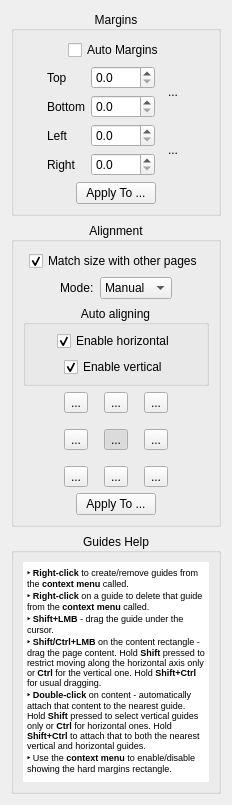
<?xml version="1.0" encoding="UTF-8"?>
<ui version="4.0">
 <class>page_layout::OptionsWidget</class>
 <widget class="QWidget" name="page_layout::OptionsWidget">
  <property name="geometry">
   <rect>
    <x>0</x>
    <y>0</y>
    <width>232</width>
    <height>804</height>
   </rect>
  </property>
  <property name="windowTitle">
   <string>Form</string>
  </property>
  <layout class="QVBoxLayout" name="verticalLayout_4">
   <item>
    <widget class="CollapsibleGroupBox" name="marginsGroup">
     <property name="title">
      <string>Margins</string>
     </property>
     <property name="alignment">
      <set>Qt::AlignCenter</set>
     </property>
     <layout class="QVBoxLayout" name="verticalLayout">
      <item>
       <layout class="QHBoxLayout" name="horizontalLayout">
        <item>
         <spacer name="horizontalSpacer_4">
          <property name="orientation">
           <enum>Qt::Horizontal</enum>
          </property>
          <property name="sizeHint" stdset="0">
           <size>
            <width>1</width>
            <height>1</height>
           </size>
          </property>
         </spacer>
        </item>
        <item>
         <widget class="QCheckBox" name="autoMargins">
          <property name="text">
           <string>Auto Margins</string>
          </property>
          <property name="checked">
           <bool>false</bool>
          </property>
         </widget>
        </item>
        <item>
         <spacer name="horizontalSpacer_2">
          <property name="orientation">
           <enum>Qt::Horizontal</enum>
          </property>
          <property name="sizeHint" stdset="0">
           <size>
            <width>1</width>
            <height>1</height>
           </size>
          </property>
         </spacer>
        </item>
       </layout>
      </item>
      <item>
       <layout class="QHBoxLayout" name="horizontalLayout_2">
        <item>
         <spacer name="horizontalSpacer_3">
          <property name="orientation">
           <enum>Qt::Horizontal</enum>
          </property>
          <property name="sizeHint" stdset="0">
           <size>
            <width>1</width>
            <height>1</height>
           </size>
          </property>
         </spacer>
        </item>
        <item>
         <layout class="QGridLayout" name="gridLayout">
          <item row="0" column="2" rowspan="2">
           <widget class="QToolButton" name="topBottomLink">
            <property name="minimumSize">
             <size>
              <width>24</width>
              <height>48</height>
             </size>
            </property>
            <property name="text">
             <string>...</string>
            </property>
            <property name="icon">
             <iconset resource="../../resources/resources.qrc">
              <normaloff>:/icons/stock-vchain-broken-24.png</normaloff>
              <normalon>:/icons/stock-vchain-24.png</normalon>:/icons/stock-vchain-broken-24.png</iconset>
            </property>
            <property name="iconSize">
             <size>
              <width>9</width>
              <height>24</height>
             </size>
            </property>
            <property name="autoRaise">
             <bool>true</bool>
            </property>
           </widget>
          </item>
          <item row="0" column="0">
           <widget class="QLabel" name="label">
            <property name="text">
             <string>Top</string>
            </property>
           </widget>
          </item>
          <item row="3" column="0">
           <widget class="QLabel" name="label_4">
            <property name="text">
             <string>Right</string>
            </property>
           </widget>
          </item>
          <item row="2" column="0">
           <widget class="QLabel" name="label_3">
            <property name="text">
             <string>Left</string>
            </property>
           </widget>
          </item>
          <item row="2" column="2" rowspan="2">
           <widget class="QToolButton" name="leftRightLink">
            <property name="minimumSize">
             <size>
              <width>24</width>
              <height>48</height>
             </size>
            </property>
            <property name="text">
             <string>...</string>
            </property>
            <property name="icon">
             <iconset resource="../../resources/resources.qrc">
              <normaloff>:/icons/stock-vchain-broken-24.png</normaloff>
              <normalon>:/icons/stock-vchain-24.png</normalon>:/icons/stock-vchain-broken-24.png</iconset>
            </property>
            <property name="iconSize">
             <size>
              <width>9</width>
              <height>24</height>
             </size>
            </property>
            <property name="checked">
             <bool>false</bool>
            </property>
            <property name="autoRaise">
             <bool>true</bool>
            </property>
           </widget>
          </item>
          <item row="3" column="1">
           <widget class="QDoubleSpinBox" name="rightMarginSpinBox">
            <property name="decimals">
             <number>1</number>
            </property>
            <property name="maximum">
             <double>9999.000000000000000</double>
            </property>
           </widget>
          </item>
          <item row="1" column="1">
           <widget class="QDoubleSpinBox" name="bottomMarginSpinBox">
            <property name="decimals">
             <number>1</number>
            </property>
            <property name="maximum">
             <double>9999.000000000000000</double>
            </property>
           </widget>
          </item>
          <item row="0" column="1">
           <widget class="QDoubleSpinBox" name="topMarginSpinBox">
            <property name="decimals">
             <number>1</number>
            </property>
            <property name="maximum">
             <double>9999.000000000000000</double>
            </property>
           </widget>
          </item>
          <item row="1" column="0">
           <widget class="QLabel" name="label_2">
            <property name="text">
             <string>Bottom</string>
            </property>
           </widget>
          </item>
          <item row="2" column="1">
           <widget class="QDoubleSpinBox" name="leftMarginSpinBox">
            <property name="decimals">
             <number>1</number>
            </property>
            <property name="maximum">
             <double>9999.000000000000000</double>
            </property>
           </widget>
          </item>
         </layout>
        </item>
        <item>
         <spacer name="horizontalSpacer">
          <property name="orientation">
           <enum>Qt::Horizontal</enum>
          </property>
          <property name="sizeHint" stdset="0">
           <size>
            <width>1</width>
            <height>1</height>
           </size>
          </property>
         </spacer>
        </item>
       </layout>
      </item>
      <item>
       <layout class="QHBoxLayout" name="horizontalLayout_5">
        <item>
         <spacer name="horizontalSpacer_9">
          <property name="orientation">
           <enum>Qt::Horizontal</enum>
          </property>
          <property name="sizeHint" stdset="0">
           <size>
            <width>1</width>
            <height>1</height>
           </size>
          </property>
         </spacer>
        </item>
        <item>
         <widget class="QPushButton" name="applyMarginsBtn">
          <property name="text">
           <string>Apply To ...</string>
          </property>
         </widget>
        </item>
        <item>
         <spacer name="horizontalSpacer_10">
          <property name="orientation">
           <enum>Qt::Horizontal</enum>
          </property>
          <property name="sizeHint" stdset="0">
           <size>
            <width>1</width>
            <height>1</height>
           </size>
          </property>
         </spacer>
        </item>
       </layout>
      </item>
     </layout>
    </widget>
   </item>
   <item>
    <widget class="CollapsibleGroupBox" name="alignmentGroup">
     <property name="title">
      <string>Alignment</string>
     </property>
     <property name="alignment">
      <set>Qt::AlignCenter</set>
     </property>
     <layout class="QVBoxLayout" name="verticalLayout_2">
      <property name="topMargin">
       <number>9</number>
      </property>
      <property name="rightMargin">
       <number>9</number>
      </property>
      <item>
       <layout class="QHBoxLayout" name="horizontalLayout_7">
        <item>
         <spacer name="horizontalSpacer_7">
          <property name="orientation">
           <enum>Qt::Horizontal</enum>
          </property>
          <property name="sizeHint" stdset="0">
           <size>
            <width>1</width>
            <height>1</height>
           </size>
          </property>
         </spacer>
        </item>
        <item>
         <widget class="QCheckBox" name="alignWithOthersCB">
          <property name="text">
           <string>Match size with other pages</string>
          </property>
          <property name="checked">
           <bool>true</bool>
          </property>
         </widget>
        </item>
        <item>
         <spacer name="horizontalSpacer_8">
          <property name="orientation">
           <enum>Qt::Horizontal</enum>
          </property>
          <property name="sizeHint" stdset="0">
           <size>
            <width>1</width>
            <height>1</height>
           </size>
          </property>
         </spacer>
        </item>
       </layout>
      </item>
      <item>
       <layout class="QHBoxLayout" name="horizontalLayout_3">
        <item>
         <spacer name="horizontalSpacer_14">
          <property name="orientation">
           <enum>Qt::Horizontal</enum>
          </property>
          <property name="sizeHint" stdset="0">
           <size>
            <width>1</width>
            <height>1</height>
           </size>
          </property>
         </spacer>
        </item>
        <item>
         <widget class="QLabel" name="alignmentModeLabel">
          <property name="text">
           <string>Mode:</string>
          </property>
         </widget>
        </item>
        <item>
         <widget class="QComboBox" name="alignmentMode">
          <property name="currentIndex">
           <number>1</number>
          </property>
          <item>
           <property name="text">
            <string comment="auto">Auto</string>
           </property>
          </item>
          <item>
           <property name="text">
            <string comment="manual">Manual</string>
           </property>
          </item>
          <item>
           <property name="text">
            <string comment="original">Original</string>
           </property>
          </item>
         </widget>
        </item>
        <item>
         <spacer name="horizontalSpacer_13">
          <property name="orientation">
           <enum>Qt::Horizontal</enum>
          </property>
          <property name="sizeHint" stdset="0">
           <size>
            <width>1</width>
            <height>1</height>
           </size>
          </property>
         </spacer>
        </item>
       </layout>
      </item>
      <item>
       <widget class="QGroupBox" name="autoAlignSettingsGroup">
        <property name="title">
         <string>Auto aligning</string>
        </property>
        <property name="alignment">
         <set>Qt::AlignCenter</set>
        </property>
        <layout class="QVBoxLayout" name="verticalLayout_3">
         <property name="leftMargin">
          <number>6</number>
         </property>
         <property name="topMargin">
          <number>6</number>
         </property>
         <property name="rightMargin">
          <number>6</number>
         </property>
         <property name="bottomMargin">
          <number>6</number>
         </property>
         <item>
          <layout class="QHBoxLayout" name="horizontalLayout_9">
           <item>
            <spacer name="horizontalSpacer_17">
             <property name="orientation">
              <enum>Qt::Horizontal</enum>
             </property>
             <property name="sizeHint" stdset="0">
              <size>
               <width>1</width>
               <height>1</height>
              </size>
             </property>
            </spacer>
           </item>
           <item>
            <widget class="QCheckBox" name="autoHorizontalAligningCB">
             <property name="text">
              <string>Enable horizontal</string>
             </property>
             <property name="checked">
              <bool>true</bool>
             </property>
            </widget>
           </item>
           <item>
            <spacer name="horizontalSpacer_18">
             <property name="orientation">
              <enum>Qt::Horizontal</enum>
             </property>
             <property name="sizeHint" stdset="0">
              <size>
               <width>1</width>
               <height>1</height>
              </size>
             </property>
            </spacer>
           </item>
          </layout>
         </item>
         <item>
          <layout class="QHBoxLayout" name="horizontalLayout_8">
           <item>
            <spacer name="horizontalSpacer_15">
             <property name="orientation">
              <enum>Qt::Horizontal</enum>
             </property>
             <property name="sizeHint" stdset="0">
              <size>
               <width>1</width>
               <height>1</height>
              </size>
             </property>
            </spacer>
           </item>
           <item>
            <widget class="QCheckBox" name="autoVerticalAligningCB">
             <property name="text">
              <string>Enable vertical</string>
             </property>
             <property name="checked">
              <bool>true</bool>
             </property>
            </widget>
           </item>
           <item>
            <spacer name="horizontalSpacer_16">
             <property name="orientation">
              <enum>Qt::Horizontal</enum>
             </property>
             <property name="sizeHint" stdset="0">
              <size>
               <width>1</width>
               <height>1</height>
              </size>
             </property>
            </spacer>
           </item>
          </layout>
         </item>
        </layout>
       </widget>
      </item>
      <item>
       <layout class="QHBoxLayout" name="horizontalLayout_4">
        <item>
         <spacer name="horizontalSpacer_6">
          <property name="orientation">
           <enum>Qt::Horizontal</enum>
          </property>
          <property name="sizeHint" stdset="0">
           <size>
            <width>1</width>
            <height>1</height>
           </size>
          </property>
         </spacer>
        </item>
        <item>
         <layout class="QGridLayout" name="gridLayout_2">
          <property name="spacing">
           <number>16</number>
          </property>
          <item row="0" column="0">
           <widget class="QToolButton" name="alignTopLeftBtn">
            <property name="text">
             <string>...</string>
            </property>
            <property name="icon">
             <iconset resource="../../resources/resources.qrc">
              <normaloff>:/icons/stock-gravity-north-west-24.png</normaloff>:/icons/stock-gravity-north-west-24.png</iconset>
            </property>
            <property name="iconSize">
             <size>
              <width>24</width>
              <height>24</height>
             </size>
            </property>
            <property name="checkable">
             <bool>true</bool>
            </property>
            <property name="autoExclusive">
             <bool>true</bool>
            </property>
           </widget>
          </item>
          <item row="0" column="1">
           <widget class="QToolButton" name="alignTopBtn">
            <property name="text">
             <string>...</string>
            </property>
            <property name="icon">
             <iconset resource="../../resources/resources.qrc">
              <normaloff>:/icons/stock-gravity-north-24.png</normaloff>:/icons/stock-gravity-north-24.png</iconset>
            </property>
            <property name="iconSize">
             <size>
              <width>24</width>
              <height>24</height>
             </size>
            </property>
            <property name="checkable">
             <bool>true</bool>
            </property>
            <property name="autoExclusive">
             <bool>true</bool>
            </property>
           </widget>
          </item>
          <item row="0" column="2">
           <widget class="QToolButton" name="alignTopRightBtn">
            <property name="text">
             <string>...</string>
            </property>
            <property name="icon">
             <iconset resource="../../resources/resources.qrc">
              <normaloff>:/icons/stock-gravity-north-east-24.png</normaloff>:/icons/stock-gravity-north-east-24.png</iconset>
            </property>
            <property name="iconSize">
             <size>
              <width>24</width>
              <height>24</height>
             </size>
            </property>
            <property name="checkable">
             <bool>true</bool>
            </property>
            <property name="autoExclusive">
             <bool>true</bool>
            </property>
           </widget>
          </item>
          <item row="1" column="0">
           <widget class="QToolButton" name="alignLeftBtn">
            <property name="text">
             <string>...</string>
            </property>
            <property name="icon">
             <iconset resource="../../resources/resources.qrc">
              <normaloff>:/icons/stock-gravity-west-24.png</normaloff>:/icons/stock-gravity-west-24.png</iconset>
            </property>
            <property name="iconSize">
             <size>
              <width>24</width>
              <height>24</height>
             </size>
            </property>
            <property name="checkable">
             <bool>true</bool>
            </property>
            <property name="autoExclusive">
             <bool>true</bool>
            </property>
           </widget>
          </item>
          <item row="1" column="1">
           <widget class="QToolButton" name="alignCenterBtn">
            <property name="text">
             <string>...</string>
            </property>
            <property name="icon">
             <iconset resource="../../resources/resources.qrc">
              <normaloff>:/icons/stock-center-24.png</normaloff>:/icons/stock-center-24.png</iconset>
            </property>
            <property name="iconSize">
             <size>
              <width>24</width>
              <height>24</height>
             </size>
            </property>
            <property name="checkable">
             <bool>true</bool>
            </property>
            <property name="checked">
             <bool>true</bool>
            </property>
            <property name="autoExclusive">
             <bool>true</bool>
            </property>
           </widget>
          </item>
          <item row="1" column="2">
           <widget class="QToolButton" name="alignRightBtn">
            <property name="text">
             <string>...</string>
            </property>
            <property name="icon">
             <iconset resource="../../resources/resources.qrc">
              <normaloff>:/icons/stock-gravity-east-24.png</normaloff>:/icons/stock-gravity-east-24.png</iconset>
            </property>
            <property name="iconSize">
             <size>
              <width>24</width>
              <height>24</height>
             </size>
            </property>
            <property name="checkable">
             <bool>true</bool>
            </property>
            <property name="autoExclusive">
             <bool>true</bool>
            </property>
           </widget>
          </item>
          <item row="2" column="0">
           <widget class="QToolButton" name="alignBottomLeftBtn">
            <property name="text">
             <string>...</string>
            </property>
            <property name="icon">
             <iconset resource="../../resources/resources.qrc">
              <normaloff>:/icons/stock-gravity-south-west-24.png</normaloff>:/icons/stock-gravity-south-west-24.png</iconset>
            </property>
            <property name="iconSize">
             <size>
              <width>24</width>
              <height>24</height>
             </size>
            </property>
            <property name="checkable">
             <bool>true</bool>
            </property>
            <property name="autoExclusive">
             <bool>true</bool>
            </property>
           </widget>
          </item>
          <item row="2" column="1">
           <widget class="QToolButton" name="alignBottomBtn">
            <property name="text">
             <string>...</string>
            </property>
            <property name="icon">
             <iconset resource="../../resources/resources.qrc">
              <normaloff>:/icons/stock-gravity-south-24.png</normaloff>:/icons/stock-gravity-south-24.png</iconset>
            </property>
            <property name="iconSize">
             <size>
              <width>24</width>
              <height>24</height>
             </size>
            </property>
            <property name="checkable">
             <bool>true</bool>
            </property>
            <property name="autoExclusive">
             <bool>true</bool>
            </property>
           </widget>
          </item>
          <item row="2" column="2">
           <widget class="QToolButton" name="alignBottomRightBtn">
            <property name="text">
             <string>...</string>
            </property>
            <property name="icon">
             <iconset resource="../../resources/resources.qrc">
              <normaloff>:/icons/stock-gravity-south-east-24.png</normaloff>:/icons/stock-gravity-south-east-24.png</iconset>
            </property>
            <property name="iconSize">
             <size>
              <width>24</width>
              <height>24</height>
             </size>
            </property>
            <property name="checkable">
             <bool>true</bool>
            </property>
            <property name="autoExclusive">
             <bool>true</bool>
            </property>
           </widget>
          </item>
         </layout>
        </item>
        <item>
         <spacer name="horizontalSpacer_5">
          <property name="orientation">
           <enum>Qt::Horizontal</enum>
          </property>
          <property name="sizeHint" stdset="0">
           <size>
            <width>1</width>
            <height>1</height>
           </size>
          </property>
         </spacer>
        </item>
       </layout>
      </item>
      <item>
       <layout class="QHBoxLayout" name="horizontalLayout_6">
        <item>
         <spacer name="horizontalSpacer_11">
          <property name="orientation">
           <enum>Qt::Horizontal</enum>
          </property>
          <property name="sizeHint" stdset="0">
           <size>
            <width>1</width>
            <height>1</height>
           </size>
          </property>
         </spacer>
        </item>
        <item>
         <widget class="QPushButton" name="applyAlignmentBtn">
          <property name="text">
           <string>Apply To ...</string>
          </property>
         </widget>
        </item>
        <item>
         <spacer name="horizontalSpacer_12">
          <property name="orientation">
           <enum>Qt::Horizontal</enum>
          </property>
          <property name="sizeHint" stdset="0">
           <size>
            <width>1</width>
            <height>1</height>
           </size>
          </property>
         </spacer>
        </item>
       </layout>
      </item>
     </layout>
    </widget>
   </item>
   <item>
    <widget class="CollapsibleGroupBox" name="groupBox">
     <property name="sizePolicy">
      <sizepolicy hsizetype="Preferred" vsizetype="Preferred">
       <horstretch>0</horstretch>
       <verstretch>0</verstretch>
      </sizepolicy>
     </property>
     <property name="title">
      <string>Guides Help</string>
     </property>
     <property name="alignment">
      <set>Qt::AlignCenter</set>
     </property>
     <layout class="QVBoxLayout" name="verticalLayout_6">
      <property name="sizeConstraint">
       <enum>QLayout::SetDefaultConstraint</enum>
      </property>
      <item>
       <widget class="QTextBrowser" name="textBrowser">
        <property name="sizePolicy">
         <sizepolicy hsizetype="Expanding" vsizetype="Expanding">
          <horstretch>0</horstretch>
          <verstretch>0</verstretch>
         </sizepolicy>
        </property>
        <property name="minimumSize">
         <size>
          <width>0</width>
          <height>220</height>
         </size>
        </property>
        <property name="baseSize">
         <size>
          <width>0</width>
          <height>0</height>
         </size>
        </property>
        <property name="acceptDrops">
         <bool>false</bool>
        </property>
        <property name="toolTip">
         <string/>
        </property>
        <property name="toolTipDuration">
         <number>-1</number>
        </property>
        <property name="statusTip">
         <string/>
        </property>
        <property name="autoFillBackground">
         <bool>false</bool>
        </property>
        <property name="frameShape">
         <enum>QFrame::NoFrame</enum>
        </property>
        <property name="frameShadow">
         <enum>QFrame::Plain</enum>
        </property>
        <property name="verticalScrollBarPolicy">
         <enum>Qt::ScrollBarAlwaysOff</enum>
        </property>
        <property name="horizontalScrollBarPolicy">
         <enum>Qt::ScrollBarAlwaysOff</enum>
        </property>
        <property name="sizeAdjustPolicy">
         <enum>QAbstractScrollArea::AdjustToContentsOnFirstShow</enum>
        </property>
        <property name="autoFormatting">
         <set>QTextEdit::AutoNone</set>
        </property>
        <property name="lineWrapMode">
         <enum>QTextEdit::WidgetWidth</enum>
        </property>
        <property name="readOnly">
         <bool>true</bool>
        </property>
        <property name="html">
         <string>&lt;!DOCTYPE HTML PUBLIC &quot;-//W3C//DTD HTML 4.0//EN&quot; &quot;http://www.w3.org/TR/REC-html40/strict.dtd&quot;&gt;
&lt;html&gt;&lt;head&gt;&lt;meta name=&quot;qrichtext&quot; content=&quot;1&quot; /&gt;&lt;style type=&quot;text/css&quot;&gt;
p, li { white-space: pre-wrap; }
&lt;/style&gt;&lt;/head&gt;&lt;body style=&quot; font-family:'MS Shell Dlg 2'; font-size:8.25pt; font-weight:400; font-style:normal;&quot;&gt;
&lt;p style=&quot; margin-top:0px; margin-bottom:0px; margin-left:0px; margin-right:0px; -qt-block-indent:0; text-indent:0px;&quot;&gt;&lt;span style=&quot; font-size:7pt; font-weight:600;&quot;&gt;‣ Right-click&lt;/span&gt;&lt;span style=&quot; font-size:7pt;&quot;&gt; to create/remove guides from the &lt;/span&gt;&lt;span style=&quot; font-size:7pt; font-weight:600;&quot;&gt;context menu&lt;/span&gt;&lt;span style=&quot; font-size:7pt;&quot;&gt; called.&lt;/span&gt;&lt;/p&gt;
&lt;p style=&quot; margin-top:0px; margin-bottom:0px; margin-left:0px; margin-right:0px; -qt-block-indent:0; text-indent:0px;&quot;&gt;&lt;span style=&quot; font-size:7pt; font-weight:600;&quot;&gt;‣ Right-click&lt;/span&gt;&lt;span style=&quot; font-size:7pt;&quot;&gt; on a guide to delete that guide from the &lt;/span&gt;&lt;span style=&quot; font-size:7pt; font-weight:600;&quot;&gt;context menu&lt;/span&gt;&lt;span style=&quot; font-size:7pt;&quot;&gt; called.&lt;/span&gt;&lt;/p&gt;
&lt;p style=&quot; margin-top:0px; margin-bottom:0px; margin-left:0px; margin-right:0px; -qt-block-indent:0; text-indent:0px;&quot;&gt;&lt;span style=&quot; font-size:7pt; font-weight:600;&quot;&gt;‣ Shift+LMB&lt;/span&gt;&lt;span style=&quot; font-size:7pt;&quot;&gt; - drag the guide under the cursor.&lt;/span&gt;&lt;/p&gt;
&lt;p style=&quot; margin-top:0px; margin-bottom:0px; margin-left:0px; margin-right:0px; -qt-block-indent:0; text-indent:0px;&quot;&gt;&lt;span style=&quot; font-size:7pt; font-weight:600;&quot;&gt;‣ Shift/Ctrl+LMB&lt;/span&gt;&lt;span style=&quot; font-size:7pt;&quot;&gt; on the content rectangle - drag the page content. Hold &lt;/span&gt;&lt;span style=&quot; font-size:7pt; font-weight:600;&quot;&gt;Shift&lt;/span&gt;&lt;span style=&quot; font-size:7pt;&quot;&gt; pressed to restrict moving along the horizontal axis only or &lt;/span&gt;&lt;span style=&quot; font-size:7pt; font-weight:600;&quot;&gt;Ctrl&lt;/span&gt;&lt;span style=&quot; font-size:7pt;&quot;&gt; for the vertical one. Hold &lt;/span&gt;&lt;span style=&quot; font-size:7pt; font-weight:600;&quot;&gt;Shift+Ctrl&lt;/span&gt;&lt;span style=&quot; font-size:7pt;&quot;&gt; for usual dragging.&lt;/span&gt;&lt;/p&gt;
&lt;p style=&quot; margin-top:0px; margin-bottom:0px; margin-left:0px; margin-right:0px; -qt-block-indent:0; text-indent:0px;&quot;&gt;&lt;span style=&quot; font-size:7pt; font-weight:600;&quot;&gt;‣ Double-click&lt;/span&gt;&lt;span style=&quot; font-size:7pt;&quot;&gt; on content - automatically attach that content to the nearest guide. Hold &lt;/span&gt;&lt;span style=&quot; font-size:7pt; font-weight:600;&quot;&gt;Shift&lt;/span&gt;&lt;span style=&quot; font-size:7pt;&quot;&gt; pressed to select vertical guides only or &lt;/span&gt;&lt;span style=&quot; font-size:7pt; font-weight:600;&quot;&gt;Ctrl&lt;/span&gt;&lt;span style=&quot; font-size:7pt;&quot;&gt; for horizontal ones. Hold &lt;/span&gt;&lt;span style=&quot; font-size:7pt; font-weight:600;&quot;&gt;Shift+Ctrl&lt;/span&gt;&lt;span style=&quot; font-size:7pt;&quot;&gt; to attach that to both the nearest vertical and horizontal guides.&lt;/span&gt;&lt;/p&gt;
&lt;p style=&quot; margin-top:0px; margin-bottom:0px; margin-left:0px; margin-right:0px; -qt-block-indent:0; text-indent:0px;&quot;&gt;&lt;span style=&quot; font-size:7pt; font-weight:600;&quot;&gt;‣&lt;/span&gt;&lt;span style=&quot; font-size:7pt;&quot;&gt; Use the &lt;/span&gt;&lt;span style=&quot; font-size:7pt; font-weight:600;&quot;&gt;context menu&lt;/span&gt;&lt;span style=&quot; font-size:7pt;&quot;&gt; to enable/disable showing the hard margins rectangle.&lt;/span&gt;&lt;/p&gt;&lt;/body&gt;&lt;/html&gt;</string>
        </property>
        <property name="textInteractionFlags">
         <set>Qt::TextSelectableByKeyboard|Qt::TextSelectableByMouse</set>
        </property>
       </widget>
      </item>
     </layout>
    </widget>
   </item>
   <item>
    <spacer name="verticalSpacer">
     <property name="orientation">
      <enum>Qt::Vertical</enum>
     </property>
     <property name="sizeHint" stdset="0">
      <size>
       <width>188</width>
       <height>11</height>
      </size>
     </property>
    </spacer>
   </item>
  </layout>
 </widget>
 <customwidgets>
  <customwidget>
   <class>CollapsibleGroupBox</class>
   <extends>QGroupBox</extends>
   <header location="global">CollapsibleGroupBox.h</header>
   <container>1</container>
  </customwidget>
 </customwidgets>
 <resources>
  <include location="../../resources/resources.qrc"/>
 </resources>
 <connections/>
</ui>
